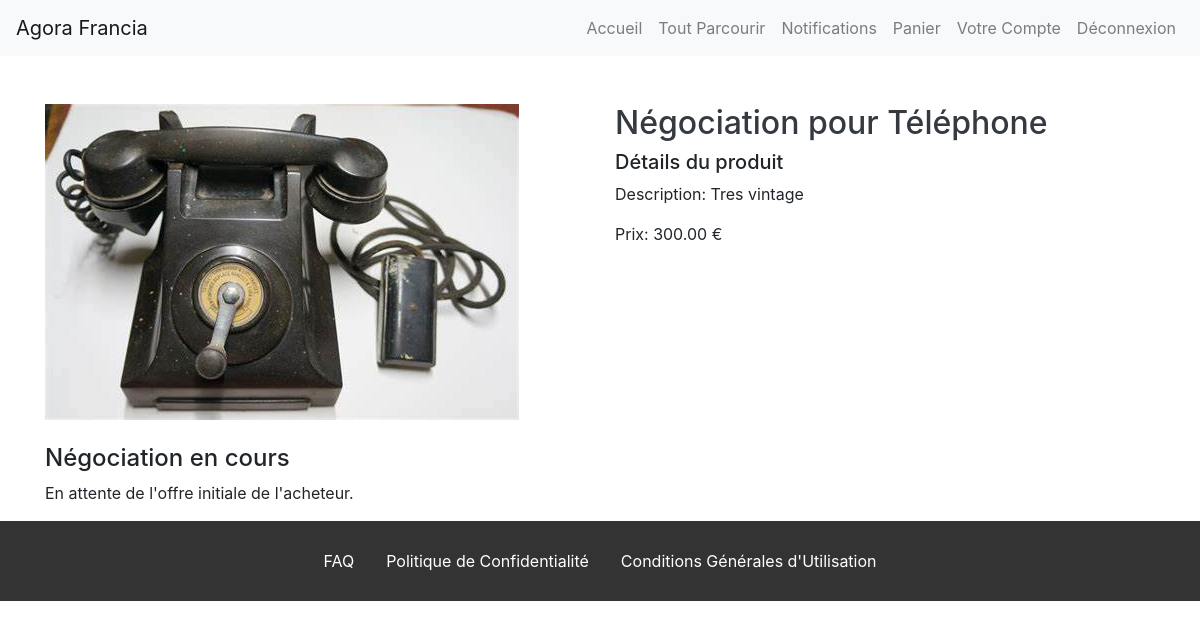
Page /SiteAGORA/interface_negociation.php?id=2 (signed in) on the committed database.
### tables this page shows
CREATE TABLE `products` (
  `id` int(11) NOT NULL,
  `name` varchar(255) NOT NULL,
  `description` text,
  `price` decimal(10,2) NOT NULL,
  `category` varchar(100) DEFAULT NULL,
  `created_at` timestamp NOT NULL DEFAULT CURRENT_TIMESTAMP,
  `user_id` int(11) NOT NULL,
  `image_path` varchar(255) NOT NULL,
  `end_time` datetime NOT NULL,
  `category_sell_id` int(11) DEFAULT NULL
);

### SiteAGORA/interface_negociation.php (the view, shortened to what this page needs)
<?php
include 'db_connection.php';
$userId = $_SESSION['user_id'];
if (isset($_GET['id'])) {
    $productId = $_GET['id'];
    $stmt = $conn->prepare("SELECT * FROM products WHERE id = ?");
    $stmt->bind_param("i", $productId);
    $stmt->execute();
    $productResult = $stmt->get_result();
    $product = $productResult->fetch_assoc();
    $stmt = $conn->prepare("SELECT * FROM negotiations WHERE product_id = ? ORDER BY updated_at DESC LIMIT 1");
    $stmt->bind_param("i", $productId);
    $stmt->execute();
    $negotiationResult = $stmt->get_result();
    $negotiation = $negotiationResult->fetch_assoc();
    ?>
    <!DOCTYPE html>
    <html lang="fr">
    <head>
        <link rel="stylesheet" href="css/styles.css">
        <link rel="stylesheet" href="https://stackpath.bootstrapcdn.com/bootstrap/4.5.2/css/bootstrap.min.css">
    </head>
    <body>
        <?php include 'header.php'; ?>
        <div class="container mt-5">
            <div class="row">
                <div class="col-md-6">
                    <img src="<?php echo htmlspecialchars($product['image_path']); ?>" class="img-fluid" alt="<?php echo $product; ?>">
                </div>
                <div class="col-md-6">
                    <h2>Négociation pour <?php echo htmlspecialchars($product['name']); ?></h2>
                    <h5>Détails du produit</h5>
                    <p>Description: <?php echo htmlspecialchars($product['description']); ?></p>
                    <p>Prix: <?php echo htmlspecialchars($product['price']); ?> €</p>
                </div>
            </div>
            <div class="mt-4">
                <h4>Négociation en cours</h4>
                <?php if ($negotiation): ?>
                    <p>Offre initiale: <?php echo htmlspecialchars($negotiation['initial_offer']); ?> €</p>
                    <p>Contre-offre actuelle: <?php echo htmlspecialchars($negotiation['counter_offer']); ?> €</p>
                    <p>Tour actuel: <?php echo htmlspecialchars($negotiation['round']); ?></p>
                    <p>Status: <?php echo htmlspecialchars($negotiation['status']); ?></p>
                    <?php if ($negotiation['status'] === 'pending' && $negotiation['round'] < 5): ?>
                        <?php if (($negotiation['round'] % 2 == 0 && $negotiation['buyer_id'] == $userId) || ($negotiation['round'] % 2 == 1 && $negotiation['seller_id'] == $userId)): ?>
                            <form action="submit_counter_offer.php" method="POST">
                                <input type="hidden" name="negotiation_id" value="<?php echo $negotiation['id']; ?>">
                                <div class="form-group">
                                    <label for="counter_offer">Votre contre-offre:</label>
                                    <input type="text" class="form-control" id="counter_offer" name="counter_offer" required>
                                </div>
                                <button type="submit" class="btn btn-primary">Soumettre</button>
                            </form>
                            <form action="accept_offer.php" method="POST">
                                <input type="hidden" name="negotiation_id" value="<?php echo $negotiation['id']; ?>">
                                <button type="submit" class="btn btn-success">Accepter</button>
                            </form>
                        <?php else: ?>
                            <p>En attente de la réponse de l'autre partie.</p>
                        <?php endif; ?>
                    <?php elseif ($negotiation['status'] === 'pending' && $negotiation['round'] >= 5): ?>
                        <p>Limite de négociation atteinte. Veuillez accepter ou refuser l'offre actuelle.</p>
                        <form action="accept_offer.php" method="POST">
                            <input type="hidden" name="negotiation_id" value="<?php echo $negotiation['id']; ?>">
                            <button type="submit" class="btn btn-success">Accepter</button>
                        </form>
                    <?php endif; ?>
                <?php else: ?>
                    <?php if (isset($_SESSION['user_id']) && $_SESSION['user_id'] != htmlspecialchars($product['user_id'])): ?>
                        <h4>Soumettre une offre initiale</h4>
                        <form action="submit_offer.php" method="POST">
                            <input type="hidden" id="product_id "name="product_id" value="<?php echo $product['id']; ?>">
                            <div class="form-group">
                                <label for="initial_offer">Votre offre initiale:</label>
                                <input type="text" class="form-control" id="initial_offer" name="initial_offer" required>
                            </div>
                            <button type="submit" class="btn btn-primary">Soumettre</button>
                        </form>
                    <?php else: ?>
                        <p>En attente de l'offre initiale de l'acheteur.</p>
                    <?php endif; ?>
                <?php endif; ?>
            </div>
        </div>
        <?php include 'footer.php'; ?>
    </body>
    </html>
    <?php
} else {
    echo "Erreur: ID du produit non spécifié.";
}
?>

### SiteAGORA/styles.css (style rules this page uses)
body { font-family: Arial, sans-serif; background-color: #f8f9fa; }
.container { margin-top: 50px; }
h2 { color: #343a40; }

### rows in the picture
products: image_path (picture), name "Téléphone", description "Tres vintage", price "300.00"
